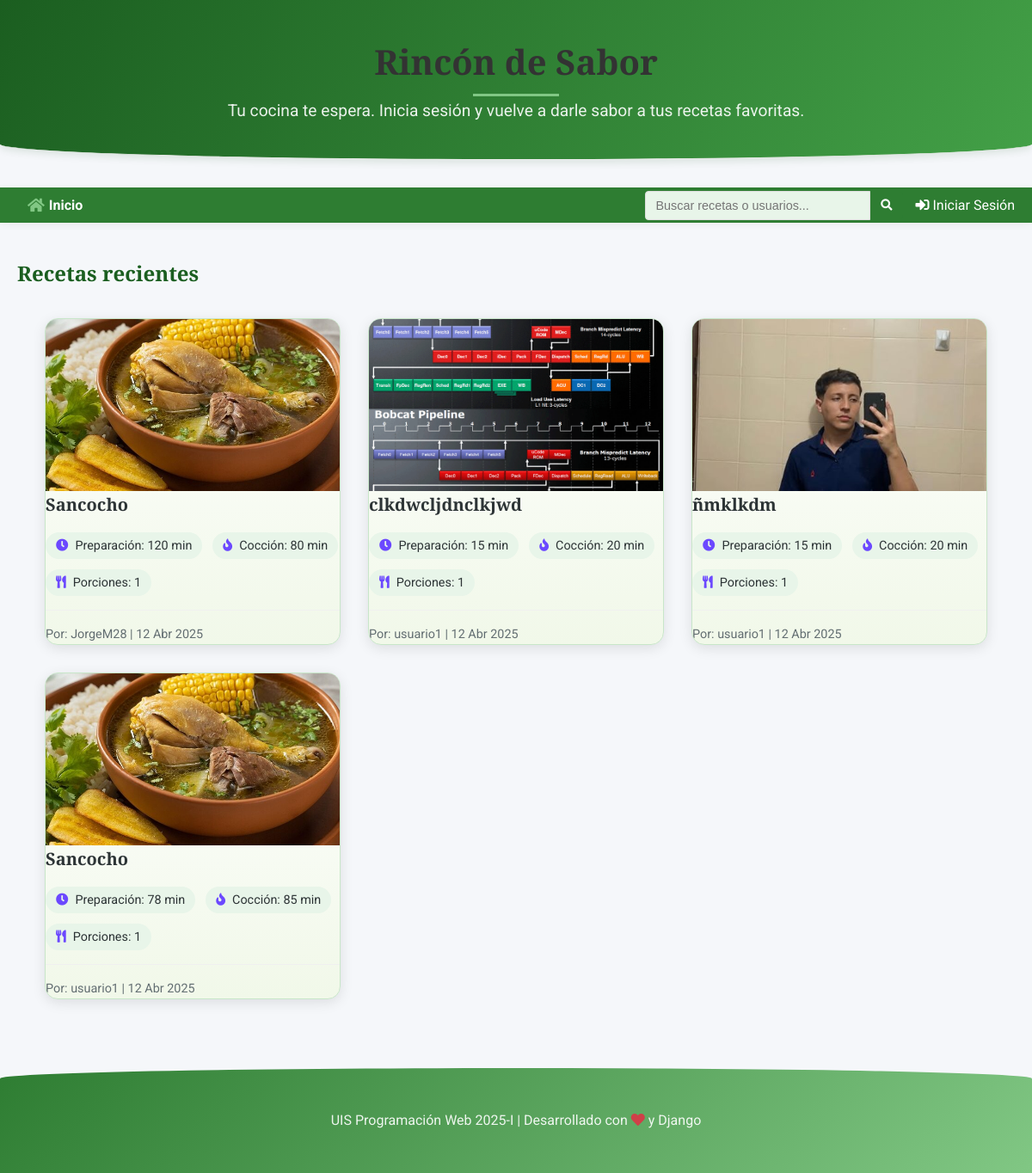
The app's page /, older data.
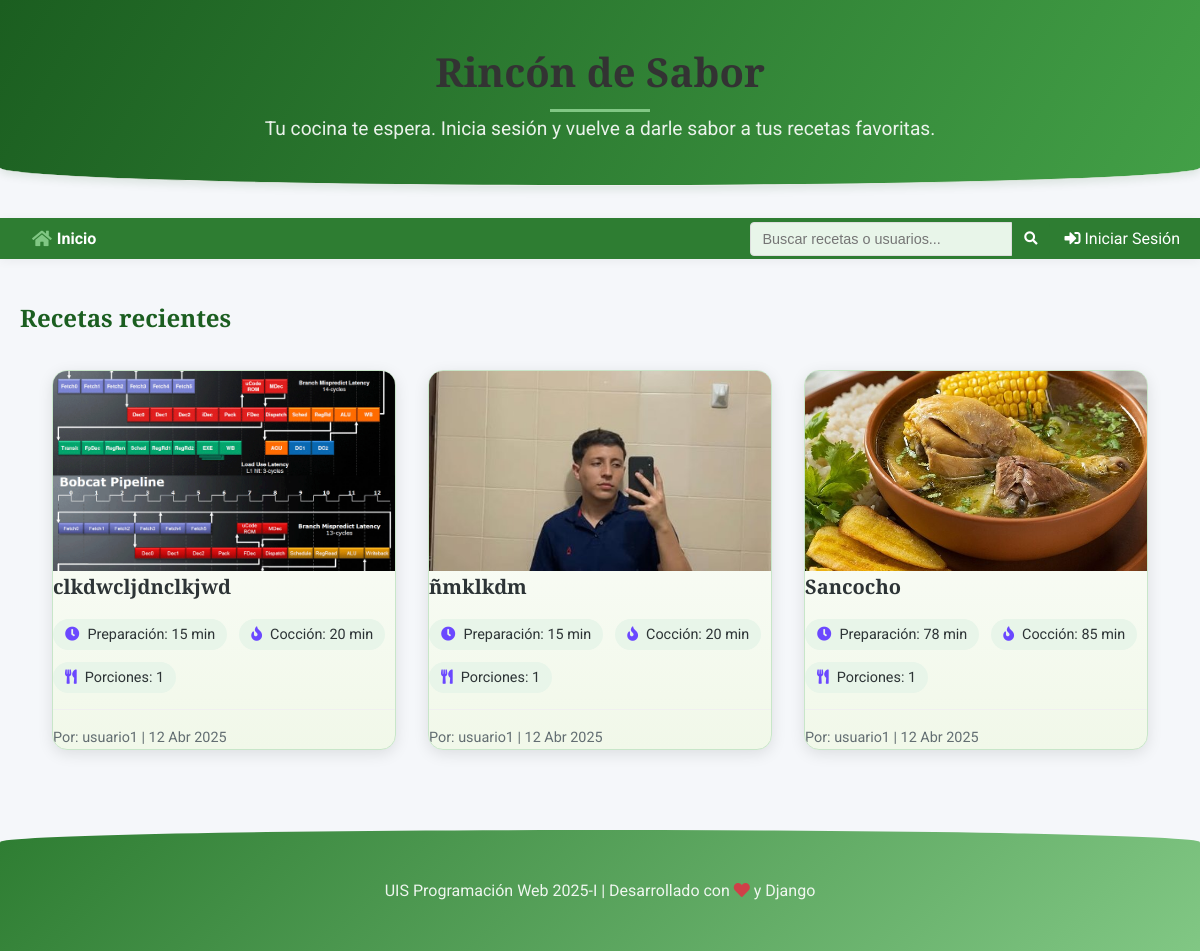
The same page, newer data.
### post/models.py (models this page shows, shortened)
class Recipe(models.Model):
    DIFFICULTY_CHOICES = [
        ('FACIL', 'Fácil'),
        ('MEDIA', 'Media'),
        ('DIFICIL', 'Difícil'),
    ]
    title = models.CharField(max_length=200, verbose_name='Título')
    ingredients = models.TextField(verbose_name='Ingredientes')
    instructions = models.TextField(verbose_name='Instrucciones')
    prep_time = models.PositiveIntegerField(verbose_name='Tiempo de Preparación (minutos)', default=0)
    cook_time = models.PositiveIntegerField(verbose_name='Tiempo de Cocción (minutos)', default=0)
    servings = models.PositiveIntegerField(verbose_name='Porciones', default=1)
    difficulty = models.CharField(max_length=10, choices=DIFFICULTY_CHOICES, default='MEDIA', verbose_name='Dificultad')
    recipe_image = models.ImageField(upload_to='recipe_pics/', null=True, blank=True, verbose_name='Imagen de la Receta')
    author = models.ForeignKey(User, on_delete=models.CASCADE, verbose_name='Autor')
    category = models.ForeignKey(Category, on_delete=models.SET_NULL, null=True, blank=True, verbose_name='Categoría')
    created_at = models.DateTimeField(auto_now_add=True, verbose_name='Fecha de Creación')
    updated_at = models.DateTimeField(auto_now=True, verbose_name='Última Actualización')
    published = models.BooleanField(default=True, verbose_name='Publicada')

### post/views.py (the view)
# urls.py: path('', views.index, name='index'),
def index(request):
    recetas_recientes = Recipe.objects.filter(published=True).order_by('-created_at')[:6]  # Últimas 6 recetas
    return render(request, 'post/index.html', {'recetas_recientes': recetas_recientes})

### post/templates/post/index.html (shortened to what this page needs)
{% extends 'post/base.html' %}
{% load static %}
{% block extra_head %}
<link rel="stylesheet" href="{% static 'post/css/index.css' %}">
{% endblock extra_head%}
{% block content %}
<h1>Recetas recientes</h1>
<div class="grid-recetas">
    {% for receta in recetas_recientes %}
        <div class="tarjeta-receta">
            {% if receta.recipe_image %}
                <div class="receta-img">
                    <img src="{{ receta.recipe_image.url }}" alt="{{ receta.title }}">
                </div>
            {% endif %}
            <h2 class="receta-title">
                <a href="{% url 'post:detalle_receta' receta.id %}">{{ receta.title }}</a>
            </h2>
            <div class="receta-meta">
                <span><i class="fas fa-clock"></i> Preparación: {{ receta.prep_time }} min</span>
                <span><i class="fas fa-fire"></i> Cocción: {{ receta.cook_time }} min</span>
                <span><i class="fas fa-utensils"></i> Porciones: {{ receta.servings }}</span>
            </div>
            <p class="receta-author">
                Por: {{ receta.author.username }} | {{ receta.created_at|date:"d M Y" }}
            </p>
        </div>
    {% endfor %}
</div>
{% endblock content%}

### post/templates/post/base.html (shortened to what this page needs)
{% load static %}
<!DOCTYPE html>
<html lang="es">
<head>
    <link rel="stylesheet" href="https://cdnjs.cloudflare.com/ajax/libs/font-awesome/5.15.4/css/all.min.css">
    <link rel="stylesheet" href="{% static 'post/css/base.css' %}">
    {% block extra_head %}{% endblock %}
</head>
<body>
    <main>
        <header>
            {% if user.is_authenticated %}
            <h1>Hora de cocinar {{ user.username }}</h1>
            <p>Organiza tus recetas, cocina con amor y nunca olvides ese toque especial.</p>
            {% else %}
            <h1>Rincón de Sabor</h1>
            <p>Tu cocina te espera. Inicia sesión y vuelve a darle sabor a tus recetas favoritas.</p>
            {% endif %}
        </header>
        <nav id="navbar">
            <ul>
                <li><a href="{% url 'post:index' %}"><i class="fas fa-home"></i> Inicio</a></li>
            </ul>
            <div class="search-container">
                <form action="{% url 'post:buscar' %}" method="GET" id="search-form">
                    <input type="text" name="q" id="search-input" placeholder="Buscar recetas o usuarios..." autocomplete="off">
                    <button type="submit"><i class="fas fa-search"></i></button>
                </form>
            </div>
            <div>
                {% if user.is_authenticated %}
                    <p>
                        <a href="{% url 'post:perfil' %}" class="btn-profile"><i class="fas fa-user-circle"></i> Mi Perfil</a> |
                        <a class="btn-logout" href="#" onClick="document.getElementById('logoutform').submit()">
                            <i class="fas fa-sign-out-alt"></i> Salir
                        </a>
                        <form id="logoutform" method="POST" action="{% url 'post:logout' %}">
                            {% csrf_token %}
                            <input type="hidden">
                        </form>
                    </p>
                {% else %}
                    <a href="{% url 'post:login' %}" class="btn-login"><i class="fas fa-sign-in-alt"></i> Iniciar Sesión</a>
                {% endif %}
            </div>
        </nav>
        <section class="page_content">
            {% block content %}{% endblock %}
        </section>
        <footer>
            <p>UIS Programación Web 2025-I | Desarrollado con <i class="fas fa-heart" style="color: #dc3545;"></i> y Django</p>
        </footer>
    </main>
</body>
</html>

### post/static/post/css/index.css (style rules this page uses)
:root { --color-primary: #6b48ff; --color-secondary: #4ecdc4; --color-accent: #ffe66d; --color-background: #f7f7f7; --color-text: #2d3436; --color-text-light: #636e72; --color-white: #ffffff; --color-gray-light: #f0f0f0; --color-shadow: rgba(0, 0, 0, 0.1); --navbar-bg: #2E7D32; --notification-bg: #2E7D32; --notification-text: white; }
.receta-img { height: 200px; overflow: hidden; border-radius: 8px 8px 0 0; }
.receta-img img { width: 100%; height: 100%; object-fit: cover; transition: transform 0.3s ease; }
.grid-recetas { display: grid; grid-template-columns: repeat(auto-fit, minmax(280px, 1fr)); gap: 2rem; padding: 2rem; max-width: 1400px; margin: 0 auto; }
@media screen and (min-width: 768px) { .grid-recetas { grid-template-columns: repeat(2, 1fr); } }
@media screen and (min-width: 1024px) { .grid-recetas { grid-template-columns: repeat(3, 1fr); } }
.tarjeta-receta { background-color: var(--color-white); border-radius: 15px; overflow: hidden; box-shadow: 0 4px 15px var(--color-shadow); transition: transform 0.3s ease, box-shadow 0.3s ease; height: 100%; display: flex; flex-direction: column; animation: fadeIn 0.5s ease forwards; }
.receta-img { position: relative; width: 100%; height: 200px; overflow: hidden; }
.receta-img img { width: 100%; height: 100%; object-fit: cover; transition: transform 0.5s ease; }
.receta-title { font-size: 1.25rem; color: var(--color-text); margin-bottom: 1rem; font-weight: 600; }
.receta-title a { color: inherit; text-decoration: none; transition: color 0.3s ease; }
.receta-meta { display: flex; flex-wrap: wrap; gap: 0.75rem; margin-bottom: 1rem; font-size: 0.9rem; color: var(--color-text-light); }
.receta-meta span { display: flex; align-items: center; gap: 0.5rem; }
.receta-meta i { color: var(--color-primary); }
.receta-author { margin-top: auto; padding-top: 1rem; border-top: 1px solid var(--color-gray-light); font-size: 0.9rem; color: var(--color-text-light); }

### post/templates/post/base.html (style rules this page uses)
:root { --primary-color: #007bff; --secondary-color: #6c757d; --dark-color: #333; --light-color: #f8f9fa; --danger-color: #dc3545; --success-color: #28a745; }
* { margin: 0; padding: 0; box-sizing: border-box; }
body { font-family: 'Roboto', sans-serif; line-height: 1.6; background-color: #f5f7fa; color: #333; }
h1, h2, h3, h4, h5, h6 { font-family: 'Playfair Display', serif; }
a { text-decoration: none; color: var(--primary-color); }
#navbar { background-color: white; box-shadow: 0 2px 10px rgba(0, 0, 0, 0.05); padding: 15px 0; position: sticky; top: 0; z-index: 1000; display: flex; justify-content: space-between; align-items: center; padding: 0 20px; }
#navbar ul { display: flex; gap: 20px; list-style: none; }
#navbar ul li a { color: var(--dark-color); font-weight: 500; transition: color 0.3s; display: flex; align-items: center; gap: 5px; padding: 8px 12px; }
header { text-align: center; padding: 40px 20px; background-color: #fff; border-bottom: 1px solid #eee; }
header h1 { font-size: 2.5rem; color: #333; margin-bottom: 10px; }
.page_content { max-width: 1200px; margin: 40px auto; padding: 0 20px; min-height: 60vh; }
footer { background-color: #333; color: white; padding: 25px 0; text-align: center; margin-top: 60px; }
footer p { margin: 0; font-size: 1rem; }
.search-container { position: relative; margin-left: auto; margin-right: 15px; max-width: 300px; width: 100%; }
.search-container form { display: flex; align-items: center; }
.search-container input { flex-grow: 1; padding: 8px 12px; border: 1px solid #ddd; border-radius: 4px 0 0 4px; font-size: 0.9rem; }
.search-container button { background-color: #2E7D32; color: white; border: none; padding: 8px 12px; border-radius: 0 4px 4px 0; cursor: pointer; }

Row changes from the older to the newer data that the page shows:
removed Recipe: recipe_image (picture), title "Sancocho", prep_time "120", cook_time "80", servings "1", author.username "JorgeM28", created_at "12 Abr 2025"
